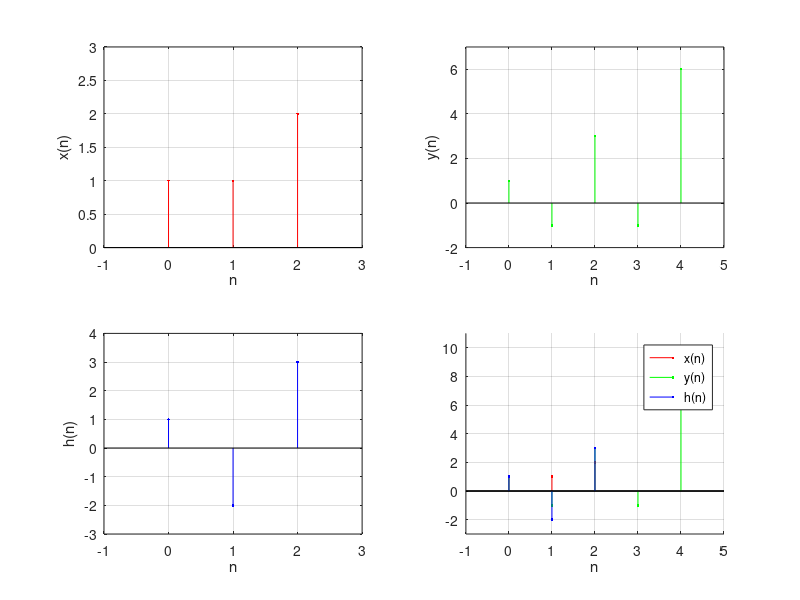

MATLAB code to generate this figure:
% Ejercicio 11
% Obtencion de h(n) a partir de x(n) y y(n) usando convolucion.

% Secuencia entrada x(n) y salida y(n).
x = [1 1 2];
y = [1 -1 3 -1 6];

% Longitud de h(n): Nh.
Nx = length(x); % Longitud de x(n).
Ny = length(y); % Longitud de y(n).
Nh = Ny-Nx+1;

% Condiciones iniciales.
h1 = 0;
h2 = 0;

for n = (1:1:Nh) % Algoritmo recursivo de calculo.
  h(n) = ( y(n) - h1*x(2) - h2*x(3) )/x(1);
  
  % Cambio de condiciones.
  h2 = h1;
  h1 = h(n);
  endfor

% Graficacion.
% Se corren a n+1 para que empiece en n = 0 la graficacion.

figure;
subplot(2,2,1);
stem(n = 0:1:(Nx-1), x(n+1), 'r.');
grid;
axis([-1,3,0,3]);
xlabel('n');
ylabel('x(n)');

subplot(2,2,2);
stem(n = 0:1:(Ny-1), y(n+1), 'g.');
grid;
axis([-1,5,-2,7]);
xlabel('n');
ylabel('y(n)');

subplot(2,2,3);
stem(n = 0:1:(Nh-1), h(n+1), 'b.');
grid;
axis([-1,3,-3,4]);
xlabel('n');
ylabel('h(n)');

subplot(2,2,4);
hold on;
stem(n = 0:1:(Nx-1), x(n+1), 'r.');
stem(n = 0:1:(Ny-1), y(n+1), 'g.');
stem(n = 0:1:(Nh-1), h(n+1), 'b.');
hold off;
grid;
axis([-1,5,-3,11]);
xlabel('n');
legend('x(n)','y(n)','h(n)');
